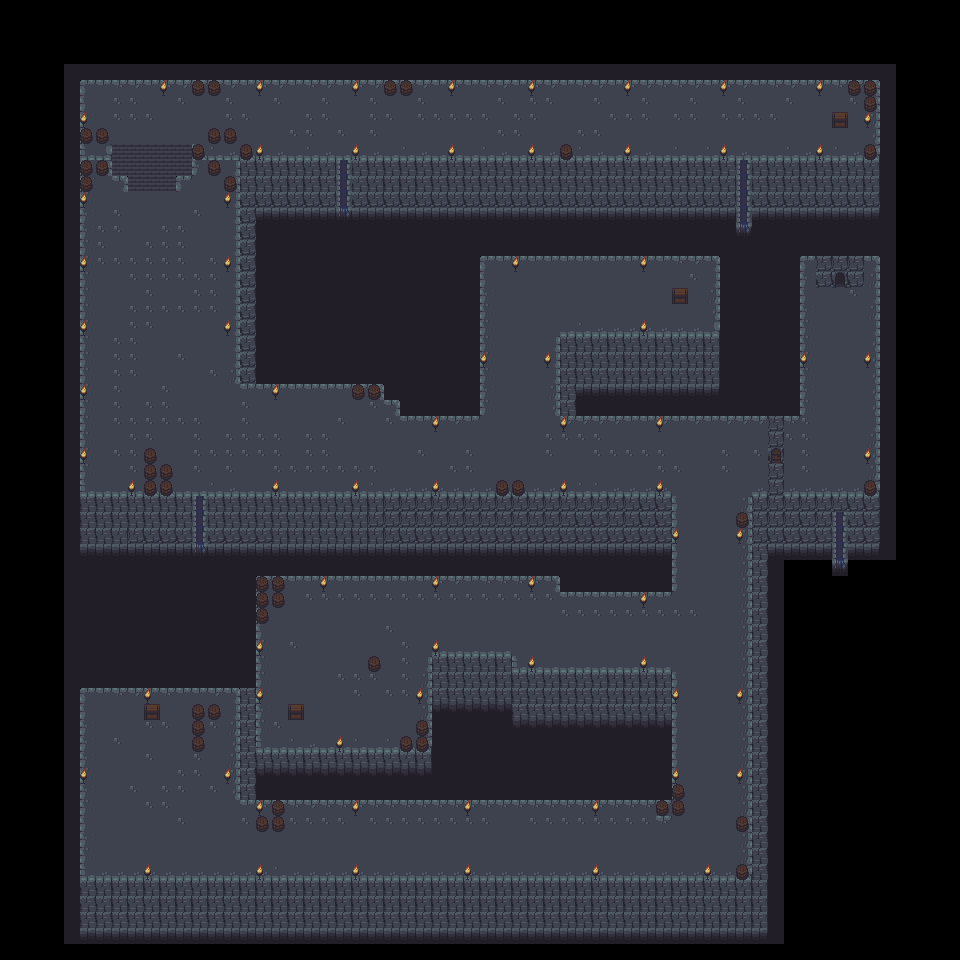

This is a level from a 2D game, rendered from its Tiled map with the project's own tilesets. A one-line summary and the map file follow, with tile-layer data summarised:
An orthogonal 60x60 tile map with 16x16 px tiles, 3 tile layers (Solid, Ground, UI).

<map version="1.2" tiledversion="1.3.3" orientation="orthogonal" renderorder="right-down" width="60" height="60" tilewidth="16" tileheight="16" infinite="0" nextlayerid="4" nextobjectid="1">
 <tileset firstgid="1" name="dungeon_tiles_formatted_v2" tilewidth="16" tileheight="16" tilecount="299" columns="23">
  <image source="../dungeon_tiles_formatted_v2.png" width="368" height="208" />
 </tileset>
 <layer id="1" name="Solid" width="60" height="60">
  <data>[3600 cells, 1362 non-empty, 16 distinct tile ids]</data>
 </layer>
 <layer id="2" name="Ground" width="60" height="60">
  <data>[3600 cells, 1445 non-empty, 37 distinct tile ids]</data>
 </layer>
 <layer id="3" name="UI" width="60" height="60">
  <data>[3600 cells, 624 non-empty, 28 distinct tile ids]</data>
 </layer>
</map>
